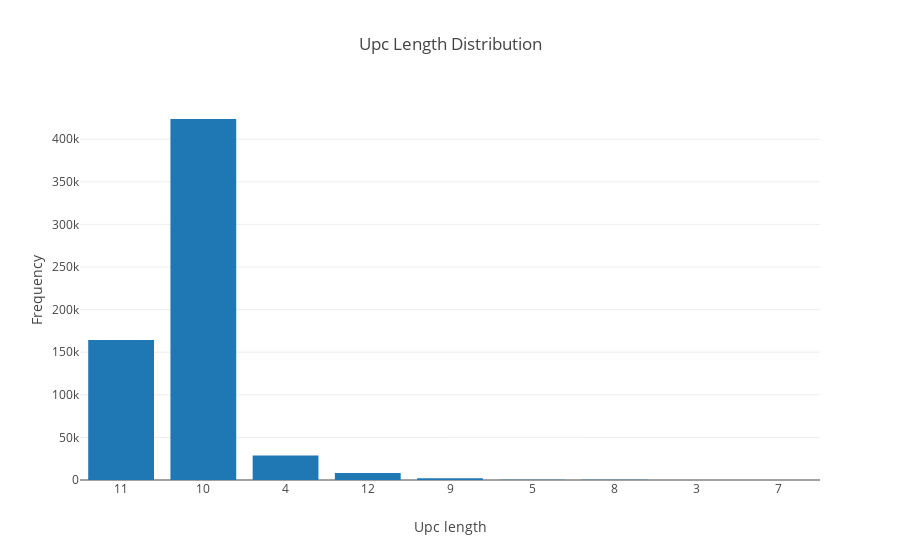

Here is the notebook cell this chart was saved with:
### Code cell
plot_distribution(upc_length,"Upc Length Distribution","Upc length","Frequency")

### Figure 1 — Plotly figure (JSON) as saved in the notebook; plotly's stock layout.template omitted (floating-point values rounded to 4 significant figures)
{"data": [{"type": "bar", "x": ["11", "10", "4", "12", "9", "5", "8", "3", "7"], "y": [164286, 423754, 28898, 8212, 2132, 366, 399, 7, 1]}], "layout": {"title": "Upc Length Distribution", "xaxis": {"title": "Upc length", "type": "category"}, "yaxis": {"title": "Frequency"}}}
